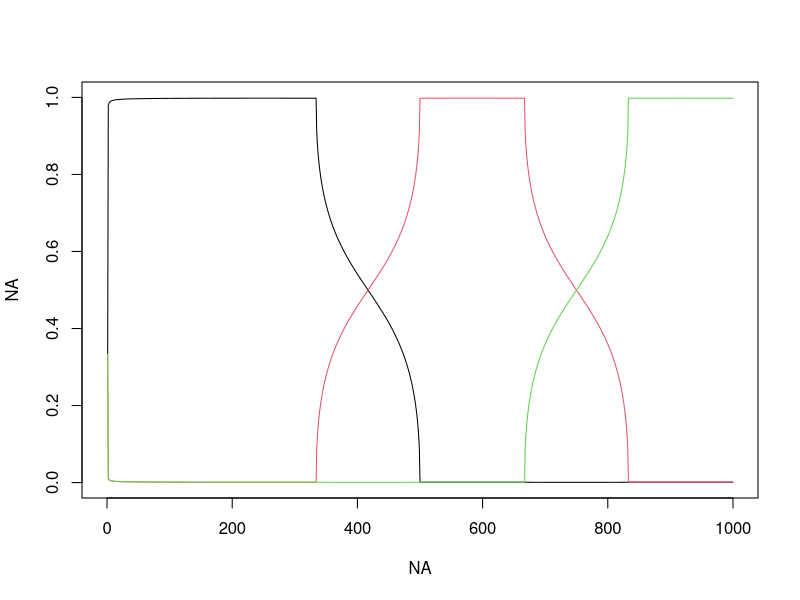

Recreate this plot in R. (Note: this script raises an error after producing the figure.)
rm(list=ls(all=TRUE))
set.seed(4)

nloc=1000
nspp=200
ncommun=3
base=floor(nloc/(ncommun-1))

#generate thetas
x=seq(from=-1,to=1,length.out=base)
y=sqrt(1-(x^2))*0.1
min1=0.0001
y[y<min1]=min1
# plot(x,y)
  
init=floor(nloc/ncommun)
seq1=c(seq(from=1,to=nloc,by=init),nloc)
  
theta=matrix(min1,nloc,ncommun)
for (i in 1:ncommun){
  seq2=seq1[i]:(seq1[i]+base-1)
  seq3=seq2[seq2<=nloc]
  theta[seq3,i]=y[1:length(seq3)]
}
theta=theta/matrix(apply(theta,1,sum),nloc,ncommun)
theta.true=theta
  
plot(NA,NA,xlim=c(0,nloc),ylim=c(0,1))
for (i in 1:ncommun) lines(1:nloc,theta[,i],col=i)
  
#export theta
setwd('U:\\GIT_models\\git_LDA_fungi') 
nome=paste('theta ',ncommun,'.csv',sep='')
write.csv(theta,nome,row.names=F)

#generate phi  
phi=matrix(NA,ncommun,nspp)
mu.large=6
mu.small=2
ind=matrix(rbinom(ncommun*nspp,size=1,prob=0.1),ncommun,nspp)
for (i in 1:ncommun){
  ind1=ind[i,]
  cond=ind1==1
  tmp=rep(NA,nspp)
  tmp[cond ]=rnorm(sum( cond),mean=mu.large,sd=1)
  tmp[!cond]=rnorm(sum(!cond),mean=mu.small,sd=1)
  phi[i,]=tmp
}
image(phi)
phi.true=phi

#how many unique species does each community have?
teste=rep(0,ncommun)
for (i in 1:nspp){
  tmp=ind[,i]
  if (sum(tmp)==1){
    ind1=which(tmp==1)
    teste[ind1]=teste[ind1]+1
  }
}

#calculate probabilities
medias=theta%*%phi; dim(medias)
z.true=z=matrix(rnorm(nloc*nspp,mean=medias,sd=1),nloc,nspp)

#generate actual observations y
range(z)
break1.true=break1=c(-Inf,seq(from=0,to=6,by=0.1),Inf)
y=matrix(NA,nloc,nspp)
for (i in 2:length(break1)){
  cond=z>break1[i-1] & z<break1[i]  
  y[cond]=i-2
}
tmp=table(y); tmp; length(tmp); length(break1)

nome=paste('fake data',ncommun,'.csv',sep='')    
write.csv(y,nome,row.names=F)    
